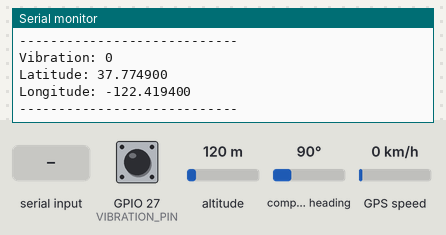
A sketch run on a simulated ESP32. Shown: the last lines printed to the serial monitor. Inputs (shaded band) come from the test bench; at power-on: GPIO 27 (VIBRATION_PIN) LOW, altitude 120 m, compass heading 90°, GPS speed 0 km/h. The GPS gets a fix after 3 s at 37.7749, -122.4194 with 8 satellites; the modem accepts every AT command (registered, SIM ready, sends succeed) and sends nothing else.

Above: at 4.2 s.
4.3 s: GPIO 27 (VIBRATION_PIN) driven HIGH
At 5.5 s:
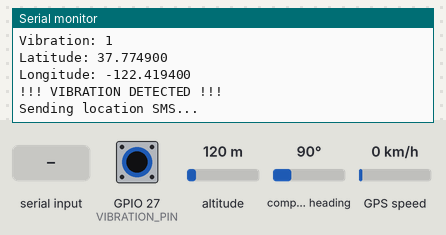
6.0 s: ">" received over the second serial link
At 6.8 s:
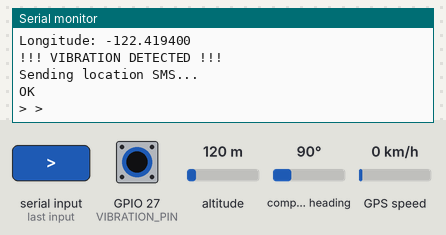
11.6 s: GPIO 27 (VIBRATION_PIN) pulsed LOW 2 times (0.12 s each, 0.3 s apart)
At 14.0 s:
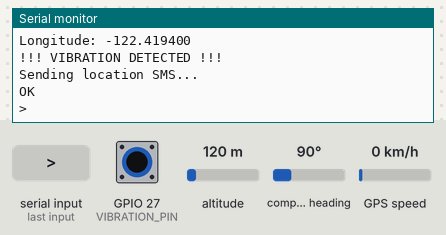

Measured:
- after the input at 4.3 s, the serial monitor: prints a new line after 0.24 s (image 1)
- after the input at 6.0 s, the serial monitor: prints a new line after 0.05 s (image 2)
- after the input at 11.6 s, the serial monitor: prints a new line after 0.05 s (image 3)

The sketch:

PingBike.ino
```cpp
#include <TinyGPSPlus.h>
#include <HardwareSerial.h>

TinyGPSPlus gps;

HardwareSerial GPS(1)
;
HardwareSerial SIM800(2);

#define GPS_RX 4
#define GPS_TX 5

#define SIM_RX 16
#define SIM_TX 17

#define VIBRATION_PIN 27

const char OWNER_NUMBER[] = "YOUR_PHONE_NUMBER";

bool alertSent = false;
unsigned long lastAlert = 0;
const unsigned long ALERT_COOLDOWN = 30000;

void setup() {
  Serial.begin(115200);

  GPS.begin(9600, SERIAL_8N1, GPS_RX, GPS_TX);
  SIM800.begin(9600, SERIAL_8N1, SIM_RX, SIM_TX);

  pinMode(VIBRATION_PIN, INPUT);

  delay(3000);

  Serial.println("================================");
  Serial.println("BIKE ANTI-THEFT SYSTEM");
  Serial.println("================================");

  sendAT("AT", "OK", 2000);
  sendAT("ATE0", "OK", 2000);
  sendAT("AT+CMGF=1", "OK", 2000);
  sendAT("AT+CNMI=1,2,0,0,0", "OK", 2000);

  Serial.println("System Ready");
}

void loop() {

  while (GPS.available()) {
    gps.encode(GPS.read());
  }

  readSIM800();

  int vibration = digitalRead(VIBRATION_PIN);

  Serial.print("Vibration: ");
  Serial.println(vibration);

  if (gps.location.isValid()) {
    Serial.print("Latitude: ");
    Serial.println(gps.location.lat(), 6);

    Serial.print("Longitude: ");
    Serial.println(gps.location.lng(), 6);
  } else {
    Serial.println("Waiting for GPS fix...");
  }

  if (vibration == HIGH) {

    if (!alertSent || millis() - lastAlert > ALERT_COOLDOWN) {

      Serial.println("!!! VIBRATION DETECTED !!!");

      sendLocationSMS();

      alertSent = true;
      lastAlert = millis();
    }
  }

  if (vibration == LOW) {
    alertSent = false;
  }

  Serial.println("----------------------------");

  delay(500);
}

bool sendAT(const char* command, const char* expected, unsigned long timeout) {

  SIM800.println(command);

  unsigned long start = millis();
  String response = "";

  while (millis() - start < timeout) {

    while (SIM800.available()) {
      char c = SIM800.read();
      response += c;
      Serial.write(c);
    }

    if (response.indexOf(expected) != -1) {
      return true;
    }
  }

  Serial.print("Command failed: ");
  Serial.println(command);

  return false;
}

void sendLocationSMS() {

  Serial.println("Sending location SMS...");

  SIM800.println("AT+CMGF=1");
  delay(500);

  SIM800.print("AT+CMGS=\"");
  SIM800.print(OWNER_NUMBER);
  SIM800.println("\"");

  delay(1000);

  String response = "";

  unsigned long start = millis();

  while (millis() - start < 3000) {

    while (SIM800.available()) {
      char c = SIM800.read();
      response += c;
      Serial.write(c);
    }

    if (response.indexOf(">") != -1) {
      break;
    }
  }

  if (response.indexOf(">") == -1) {
    Serial.println("SMS prompt not received.");
    return;
  }

  SIM800.println("ALERT! Bike vibration detected.");

  if (gps.location.isValid()) {

    SIM800.print("Latitude: ");
    SIM800.println(gps.location.lat(), 6);

    SIM800.print("Longitude: ");
    SIM800.println(gps.location.lng(), 6);

    SIM800.print("Google Maps: https://maps.google.com/?q=");
    SIM800.print(gps.location.lat(), 6);
    SIM800.print(",");
    SIM800.println(gps.location.lng(), 6);

  } else {

    SIM800.println("GPS location not available.");

  }

  SIM800.write(26);

  delay(5000);

  Serial.println("SMS command completed.");
}

void readSIM800() {

  if (!SIM800.available()) {
    return;
  }

  String message = "";

  while (SIM800.available()) {

    message += (char)SIM800.read();

    delay(2);
  }

  Serial.print("SIM800: ");
  Serial.println(message);

  message.toUpperCase();

  if (message.indexOf("LOCATION") >= 0) {

    Serial.println("LOCATION request received.");

    sendLocationSMS();
  }
}
```
